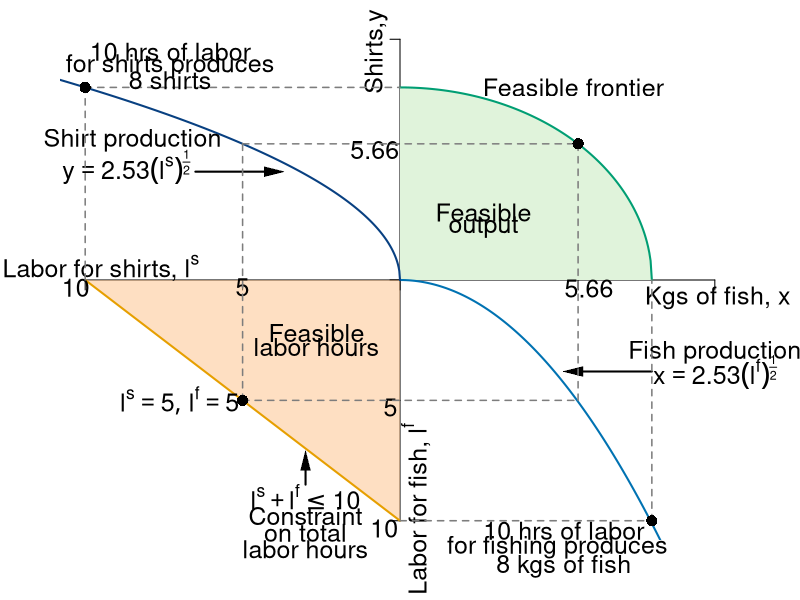

Reproduce this figure in R.
#Graph Designer: Simon Halliday
#Authors: Bowles, Foley and Halliday
#Title: Coordination, Conflict and Competition: A Text in Microeconomics

require(shape)
pdf(file = "specprodexch/ppf_dos_quadrant.pdf", width = 9, height = 9)

#Set parameters for graphics
pointsize <- 1.8
axislabelsize <- 1.8
labelsize <- 1.5
namesize <- 1.8
annotatesize <- 1.5
graphlinewidth <- 2
segmentlinewidth <- 1.5

COL <- c("#7fc97f", "#beaed4", "#fdc086", "#ffff99", "#386cb0", "#f0027f", "#bf5b17", "#666666")
COLA <- c("#e0f3db", "#99d8c9","#66c2a4","#41ae76", "#238b45", "#005824")
COLB <- c("#4eb3d3", "#2b8cbe", "#0868ac","#084081")
grays <- gray.colors(25, start = 1, end = 0)
CBCols <- c("#009E73","#0072B2","#E69F00")


#Edited the margins to cater for the larger LHS labels
par(mar =  c(3, 3, 1, 3))

#Change this to make it log of l 

# ppf <- function(l, k = 0.5) {
#   k * (1/l)
# }


ppf <- function(x, yint = 64){
  sqrt(yint - (x)^2)
}

#actualfunction
#foodProd <- function(l, k = -2.529822, alpha = 0.5){
#  (-k)*l^alpha
#}

foodProd <- function(l, k = (6.328125)^-1, alpha = 2){
  (-k)*(l)^alpha
}

feasibleLabor <- function(l, time = 10){
  - time - l
}

manufactureProd <- function(l, k =  2.529822, alpha = 0.5){
  k * (-l)^alpha
}

xlims <- c(-10, 10)
ylims <- c(-10, 10)

npts <- 501 
x <- seq(xlims[1], xlims[2], length.out = npts)
y <- seq(ylims[1], ylims[2], length.out = npts) 

plot(0, 0, xlim = xlims, ylim = ylims, type = "n",
     xlab = expression(paste("")),
     ylab = expression(paste("")), 
     xaxt = "n", 
     yaxt = "n", 
     cex.lab = axislabelsize, 
     bty = "n"
)

ticksy <- c(ylims[1], -5, 0, manufactureProd(-5), ylims[2])
ylabels <- c(NA, NA, NA, NA, NA)
ticksx <- c(xlims[1], -5, 0, manufactureProd(-5), xlims[2])
xlabels <- c(NA, NA, NA, NA, NA)

axis(1, at = ticksx, pos = 0, labels = xlabels)
axis(2, at = ticksy, pos = 0, labels = ylabels, las = 1)

npts <- 501 
xx1 <- seq(0, 20, length.out = npts)
xx2 <- seq(0, xlims[2], length.out = npts)
xx3 <- seq(xlims[1], 0, length.out = npts)
xx4 <- seq(-11, 0, length.out = npts)

#Draw the polygon for shading the feasible set
xpoly1 <- seq(from = 0, to = 8, length.out = 501)
ypoly1 <- ppf(xpoly1)
polygon(x = c(xpoly1, rev(xpoly1[1])), y = c(ypoly1, rev(ypoly1)[1]), col=COLA[1], density=NULL, border = NA)

# shade 
polygon(x = c(-10, 0, 0), 
        y = c(0, 0, -10),
        border = FALSE, col = adjustcolor(COL[3], alpha.f = 0.5))

#Draw the graphs
lines(xx1, ppf(xx1), col = CBCols[1], lwd = graphlinewidth)
lines(xx2, foodProd(xx2), col = CBCols[2], lwd = graphlinewidth)
lines(xx3, feasibleLabor(xx3, time = 10), col = CBCols[3], lwd = graphlinewidth)
lines(xx4, manufactureProd(xx4, k =  2.529822, alpha = 0.5), col = COLB[4], lwd = graphlinewidth)

#mtext(expression(paste("Quantity of food, ", x)), side=1, line = 2.5, cex = axislabelsize)
text(-0.75, 9.5, expression(paste("Shirts,", y)), xpd = TRUE, srt = 90, cex = labelsize) 
text(10.1, -0.75, expression(paste("Kgs of fish, ", x)), xpd = TRUE, cex = labelsize)
text(0.5, -9.5, expression(paste("Labor for fish, ", l^f)), xpd = TRUE, cex = labelsize, srt= 90) 
text(-9.5, 0.5, expression(paste("Labor for shirts, ", l^s)), xpd = TRUE, cex = labelsize)

#Label the points on the axes we want
#text(-0.6, 2.8, expression(paste(12.5)), xpd = TRUE, cex = axislabelsize)
text(-0.8, 5.4, expression(paste(5.66)), xpd = TRUE, cex = labelsize)
#text(2.9, -0.3, expression(paste(2.5)), xpd = TRUE, cex = axislabelsize)
text(6, -0.35, expression(paste(5.66)), xpd = TRUE, cex =labelsize)
text(-5, -0.3, expression(paste(5)), xpd = TRUE, cex = labelsize)
text(-0.3, -5.3, expression(paste(5)), xpd = TRUE, cex = labelsize)
text(-10.3, -0.3, expression(paste(10)), xpd = TRUE, cex = labelsize)
text(-0.5, -10.3, expression(paste(10)), xpd = TRUE, cex = labelsize)

#Feasble output
text(2.65, 2.8, expression("Feasible"),cex = labelsize)
text(2.65, 2.2, expression("output"),cex = labelsize)

#Label the two production functions
#Clothing
text(-8.5, 5.8, expression(paste("Shirt production")), xpd = TRUE, cex = labelsize)
text(-8.7, 4.7, expression(paste(y == 2.53*(l^s)^frac(1,2))), xpd = TRUE, cex = labelsize)
Arrows(-6.5, 4.5, -4, 4.5, col = "black", lty = 1, lwd = 2, arr.type = "triangle", arr.lwd = 0.5)

#food
text(10, -3, expression(paste("Fish production")), xpd = TRUE, cex = labelsize)
text(10, -3.8, expression(paste(x == 2.53*(l^f)^frac(1,2))), xpd = TRUE, cex = labelsize)
Arrows(8, -3.8, 5.5, -3.8, col = "black", lty = 1, lwd = 2, arr.type = "triangle", arr.lwd = 0.5)

#Draw segments for the 50/50 split of time
segments(-5, -5, -5, manufactureProd(-5), lty = 2, col = grays[20], lwd = segmentlinewidth)
segments(-5, -5, manufactureProd(-5), -5, lty = 2, col = grays[20], lwd = segmentlinewidth)
segments(-5, manufactureProd(-5), manufactureProd(-5), manufactureProd(-5), lty = 2, col = grays[20], lwd = segmentlinewidth)
segments(manufactureProd(-5), -5, manufactureProd(-5), manufactureProd(-5), lty = 2, col = grays[20], lwd = segmentlinewidth)

#Annotate Max time on clothes
segments(-10, 0, -10, 8, lty = 2, col = grays[20], lwd = segmentlinewidth)
segments(-10, 8, 0, 8, lty = 2, col = grays[20], lwd = segmentlinewidth)
text(-7.3, 9.5, expression(paste("10 hrs of labor")), cex = labelsize)
text(-7.3, 8.9, expression(paste("for shirts produces")),cex = labelsize)
text(-7.3, 8.3, expression(paste("8 shirts")), cex = labelsize)
points(-10, 8, pch = 16, col = "black", cex = 1.5)

#Annotate Max time on farming
segments(0, -10, 8, -10, lty = 2, col = grays[20], lwd = segmentlinewidth)
segments(8, -10, 8, 0, lty = 2, col = grays[20], lwd = segmentlinewidth)
text(5.2, -10.4, expression(paste("10 hrs of labor")), xpd= TRUE, cex = labelsize)
text(5, -11.1, expression(paste("for fishing produces")), xpd= TRUE, cex = labelsize)
text(5.2, -11.9, expression(paste("8 kgs of fish")),xpd= TRUE, cex = labelsize)
points(8, -10, pch = 16, col = "black", cex = 1.5)

#Annotate point on ppf 
points(manufactureProd(-5), manufactureProd(-5), pch = 16, col = "black", cex = 1.5)
# text(manufactureProd(-5) + 3.5, manufactureProd(-5) + 0.5, expression(paste("5.66 shirts &")),xpd= TRUE, cex = labelsize)
# text(manufactureProd(-5) + 4, manufactureProd(-4.5), expression(paste("5.66 kilograms of fish")),xpd= TRUE, cex = labelsize)

#Annotate point on labor feasibility frontier
points(-5, -5, pch = 16, col = "black", cex = 1.5)
text(-7, -5, expression(paste(list(l^s ==5, l^f == 5))), cex = labelsize)

text(-3, -9, expression(paste(l^s + l^f <= 10)), cex = labelsize)
Arrows(-3, -8.5, -3, -7.5, col = "black", lty = 1, lwd = 2, arr.type = "triangle", arr.lwd = 0.5)
text(-3, -9.8, expression("Constraint"),cex = labelsize)
text(-3, -10.5, expression("on total"),cex = labelsize, xpd = TRUE)
text(-3, -11.2, expression("labor hours"),cex = labelsize, xpd = TRUE)



#Label the feasible frontier
text(5.5, 8, expression("Feasible frontier"),cex = labelsize)
#text(5.5, 8.4, expression("(production possibilities frontier)"),cex = labelsize)

# Label constraint 
#Label the feasible frontier
text(-2.65, -2.2, expression("Feasible"),cex = labelsize)
text(-2.65, -2.8, expression("labor hours"),cex = labelsize)
#text(-2.65, -3.4, expression("labor hours"),cex = labelsize)

dev.off()
